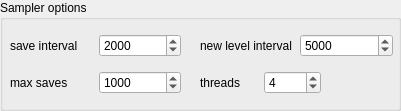
   <widget class="QGroupBox" name="groupBox_5">
    <property name="geometry">
     <rect>
      <x>480</x>
      <y>660</y>
      <width>401</width>
      <height>111</height>
     </rect>
    </property>
    <property name="title">
     <string>Sampler options</string>
    </property>
    <widget class="QWidget" name="layoutWidget">
     <property name="geometry">
      <rect>
       <x>200</x>
       <y>67</y>
       <width>121</width>
       <height>31</height>
      </rect>
     </property>
     <layout class="QHBoxLayout" name="horizontalLayout_2">
      <item>
       <widget class="QLabel" name="label_threads">
        <property name="toolTip">
         <string>&lt;html&gt;&lt;head/&gt;&lt;body&gt;&lt;p&gt;Number of threads to use for parallel runs&lt;/p&gt;&lt;/body&gt;&lt;/html&gt;</string>
        </property>
        <property name="text">
         <string>threads</string>
        </property>
       </widget>
      </item>
      <item>
       <widget class="QSpinBox" name="threads">
        <property name="minimum">
         <number>1</number>
        </property>
        <property name="maximum">
         <number>8</number>
        </property>
        <property name="value">
         <number>4</number>
        </property>
       </widget>
      </item>
     </layout>
    </widget>
    <widget class="QWidget" name="layoutWidget">
     <property name="geometry">
      <rect>
       <x>10</x>
       <y>67</y>
       <width>171</width>
       <height>31</height>
      </rect>
     </property>
     <layout class="QHBoxLayout" name="horizontalLayout_3">
      <item>
       <widget class="QLabel" name="label_max_saves">
        <property name="toolTip">
         <string>&lt;html&gt;&lt;head/&gt;&lt;body&gt;&lt;p&gt;Maximum number of sample saves&lt;/p&gt;&lt;/body&gt;&lt;/html&gt;</string>
        </property>
        <property name="text">
         <string>max saves</string>
        </property>
       </widget>
      </item>
      <item>
       <widget class="QSpinBox" name="max_saves">
        <property name="minimum">
         <number>1</number>
        </property>
        <property name="maximum">
         <number>500000</number>
        </property>
        <property name="singleStep">
         <number>100</number>
        </property>
        <property name="value">
         <number>1000</number>
        </property>
       </widget>
      </item>
     </layout>
    </widget>
    <widget class="QWidget" name="layoutWidget_2">
     <property name="geometry">
      <rect>
       <x>200</x>
       <y>30</y>
       <width>193</width>
       <height>31</height>
      </rect>
     </property>
     <layout class="QHBoxLayout" name="horizontalLayout_5">
      <item>
       <widget class="QLabel" name="label_new_level_interval">
        <property name="toolTip">
         <string>&lt;html&gt;&lt;head/&gt;&lt;body&gt;&lt;p&gt;After how many samples should a new level be created&lt;/p&gt;&lt;/body&gt;&lt;/html&gt;</string>
        </property>
        <property name="text">
         <string>new level interval</string>
        </property>
       </widget>
      </item>
      <item>
       <widget class="QSpinBox" name="new_level_interval">
        <property name="minimum">
         <number>1</number>
        </property>
        <property name="maximum">
         <number>50000</number>
        </property>
        <property name="singleStep">
         <number>100</number>
        </property>
        <property name="value">
         <number>5000</number>
        </property>
       </widget>
      </item>
     </layout>
    </widget>
    <widget class="QWidget" name="layoutWidget">
     <property name="geometry">
      <rect>
       <x>10</x>
       <y>30</y>
       <width>171</width>
       <height>31</height>
      </rect>
     </property>
     <layout class="QHBoxLayout" name="horizontalLayout">
      <item>
       <widget class="QLabel" name="label_save_interval">
        <property name="toolTip">
         <string>&lt;html&gt;&lt;head/&gt;&lt;body&gt;&lt;p&gt;How often to save a sample&lt;/p&gt;&lt;/body&gt;&lt;/html&gt;</string>
        </property>
        <property name="text">
         <string>save interval</string>
        </property>
       </widget>
      </item>
      <item>
       <widget class="QSpinBox" name="save_interval">
        <property name="minimum">
         <number>1</number>
        </property>
        <property name="maximum">
         <number>50000</number>
        </property>
        <property name="singleStep">
         <number>10</number>
        </property>
        <property name="value">
         <number>2000</number>
        </property>
       </widget>
      </item>
     </layout>
    </widget>
   </widget>
